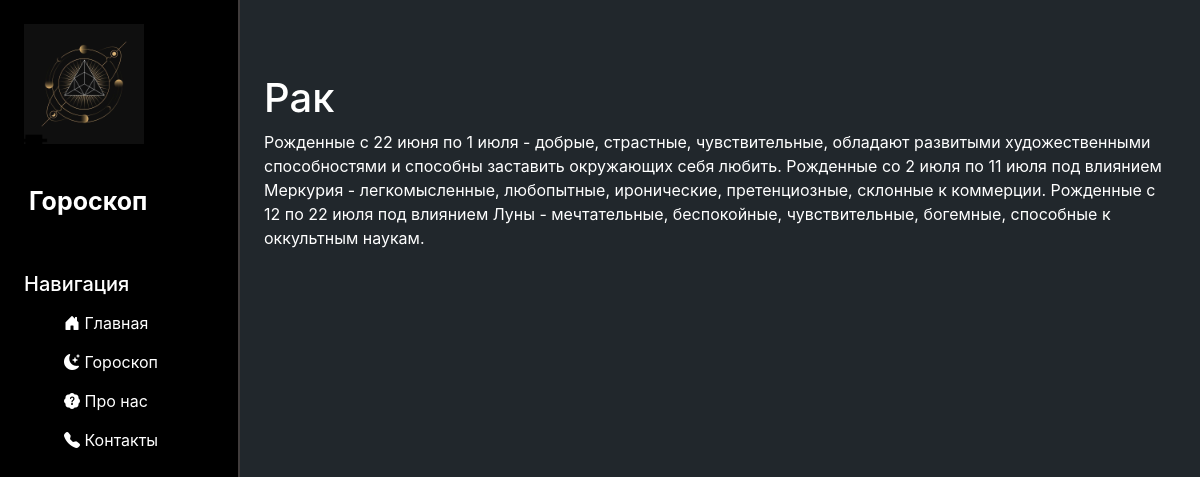
Page /zodiac/cancer on the earlier database version.
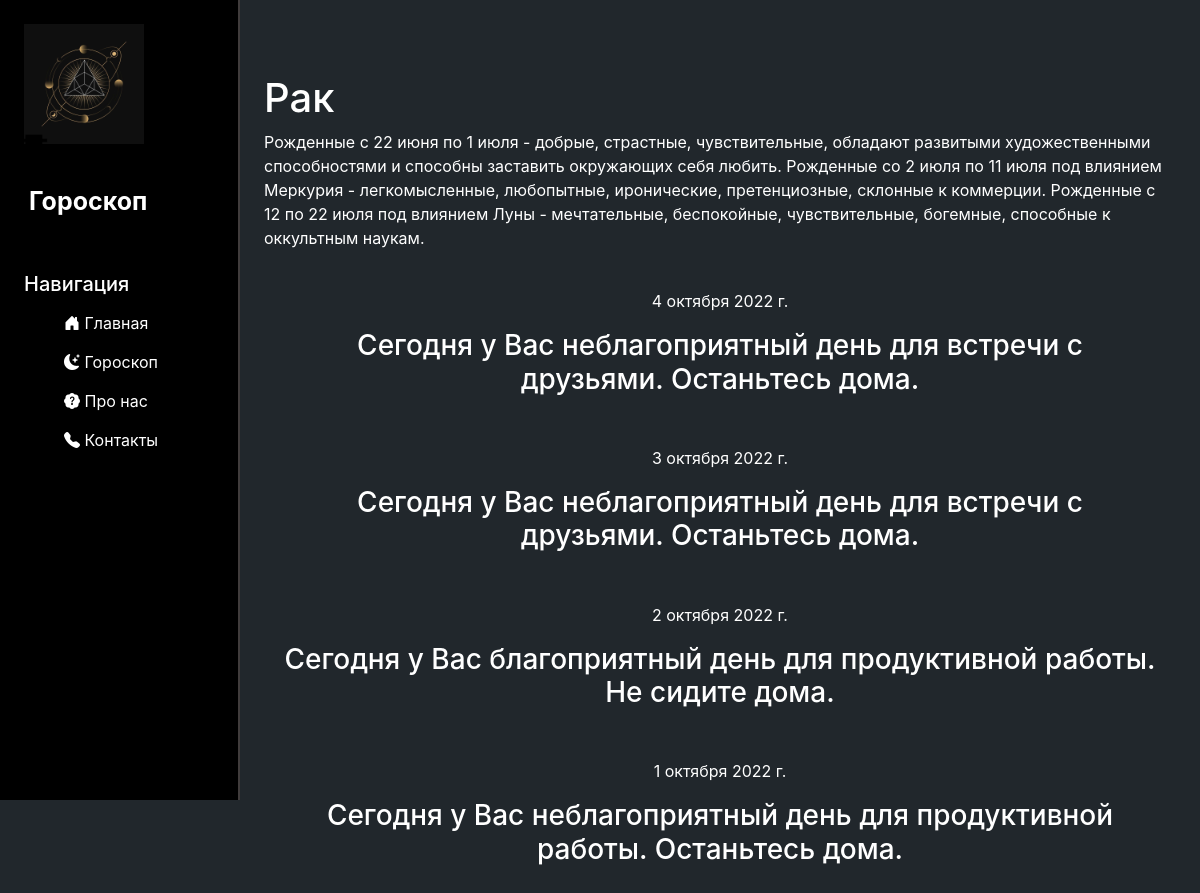
Same page on the later database version.
### zodiac/models.py (models this page shows, shortened)
class Horoscope(models.Model):
    sign = models.CharField('Знак зодиака', max_length=20)
    horoscope_text = models.TextField('Гороскоп')
    date = models.DateField('Дата', max_length=15)
    class Meta:
        verbose_name = 'Гороскопы'
        verbose_name_plural = 'Гороскоп'

### zodiac/views.py (the view)
# urls.py: path('cancer', views.cancer, name='cancer'),
def cancer(request):
    prediction = Horoscope.objects.all().order_by('-date')
    return render(request, 'zodiac/cancer.html', {'prediction': prediction})

### zodiac/templates/zodiac/cancer.html (shortened to what this page needs)
{% extends 'main/base.html' %}
{% load static %}
{% block content %}
<div class="zodiacs">
    <h1>Рак</h1>
    <body>
        <p>
            Рожденные с 22 июня по 1 июля - добрые, страстные, чувствительные, обладают развитыми художественными
            способностями и способны заставить окружающих себя любить. Рожденные со 2 июля по 11 июля под влиянием
            Меркурия - легкомысленные, любопытные, иронические, претенциозные, склонные к коммерции. Рожденные с 12 по
            22 июля под влиянием Луны - мечтательные, беспокойные, чувствительные, богемные, способные к оккультным
            наукам.
        </p>
        {% for i in prediction %}
            {% if i.sign == 'Рак' %}
                <div class="prediction">
                    <p>{{ i.date }}</p>
                    <h3>{{ i.horoscope_text }}</h3>
                </div>
            {% endif %}
        {% endfor %}
    </body>
</div>
{% endblock %}

Differences in the rows shown:
added Horoscope: date "4 октября 2022 г.", horoscope_text "Сегодня у Вас неблагоприятный день для встречи с друзьями. Останьтесь дома."
added Horoscope: date "3 октября 2022 г.", horoscope_text "Сегодня у Вас неблагоприятный день для встречи с друзьями. Останьтесь дома."
added Horoscope: date "2 октября 2022 г.", horoscope_text "Сегодня у Вас благоприятный день для продуктивной работы. Не сидите дома."
added Horoscope: date "1 октября 2022 г.", horoscope_text "Сегодня у Вас неблагоприятный день для продуктивной работы. Останьтесь дома."
